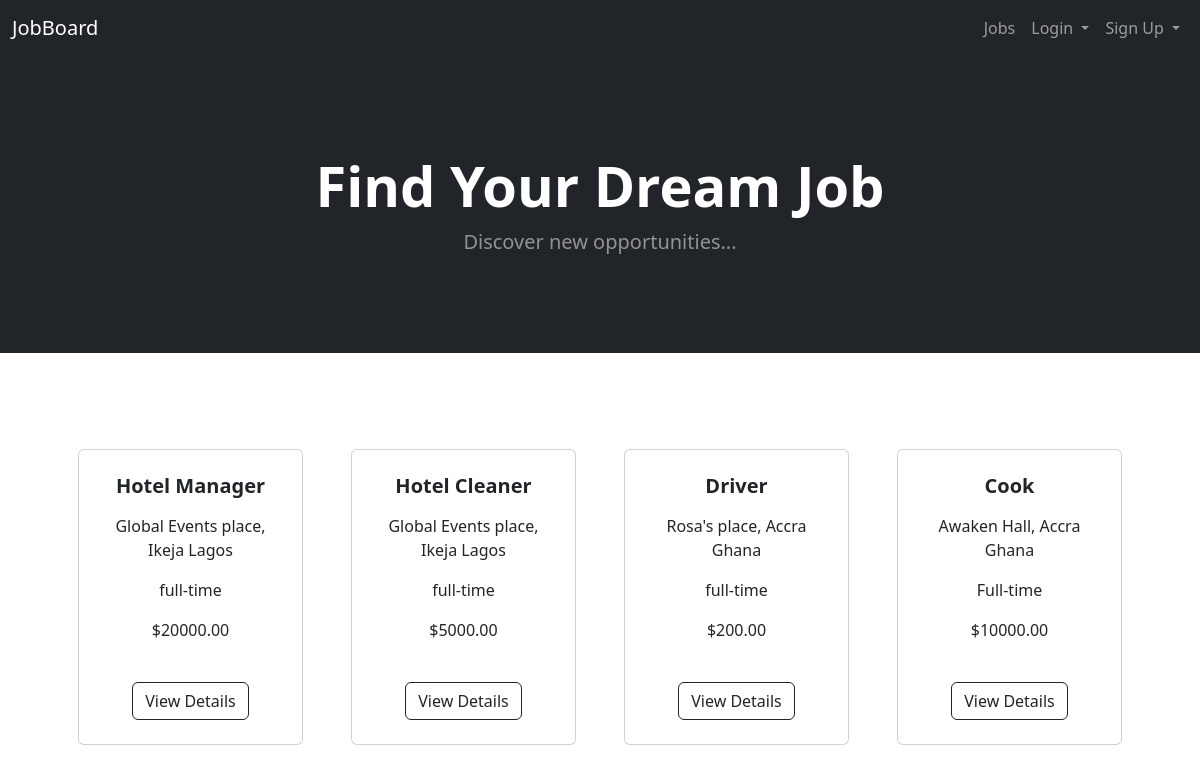
The page / on the database its author committed.
### jobs/models.py (models this page shows, shortened)
class Job(models.Model):
    employer = models.ForeignKey(EmployerProfile, on_delete=models.CASCADE, related_name='jobs')
    title = models.CharField(max_length=255)
    description = models.TextField(default = '')
    location = models.CharField(max_length=255)
    salary = models.DecimalField(max_digits=10, decimal_places=2)
    created_at = models.DateTimeField(auto_now_add=True)
    job_type = models.CharField(max_length=20, default='full-time')
    requirements = models.TextField(max_length=255, default='')

### jobs/views.py (the view)
# urls.py: path('', views.job_list, name='job_list'),
def job_list(request):
    jobs = Job.objects.all()
    return render(request, 'job_list.html', {'jobs': jobs})

### jobs/templates/job_list.html (shortened to what this page needs)
<!DOCTYPE html>
<html lang="en">
<head>
    {% load static %}
    <link rel="stylesheet" href="{% static 'css/styles.css' %}">
    <link href="https://cdn.jsdelivr.net/npm/bootstrap@5.3.0/dist/css/bootstrap.min.css" rel="stylesheet">
    <link rel="stylesheet" href="https://cdnjs.cloudflare.com/ajax/libs/font-awesome/5.15.3/css/all.min.css">
</head>
<body>
    <nav class="navbar navbar-expand-lg navbar-dark bg-dark">
        <div class="container-fluid">
            <a class="navbar-brand" href="#">JobBoard</a>
            <div class="collapse navbar-collapse" id="navbarNav">
                <ul class="navbar-nav ms-auto">
                    <li class="nav-item">
                        <a class="nav-link" href="{% url 'job_list' %}">Jobs</a>
                    </li>
                    {% if user.is_authenticated %}
                        {% if user.is_employer %}
                            <li class="nav-item">
                                <a class="nav-link" href="{% url 'job_create' %}">Add Job</a>
                            </li>
                        {% elif user.is_candidate %}
                            <li class="nav-item">
                                <a class="nav-link" href="{%url 'application_tracking'%}">Track Applications</a>
                            </li>
                        {% endif %}
                        <li class="nav-item">
                            <a class="nav-link" href="{% url 'accounts:logout' %}">Logout</a>
                        </li>
                        <li class="nav-item">
                            <a class="nav-link" href="{% url 'accounts:profile' %}">
                                <i class="fas fa-user-circle"></i> Profile
                            </a>
                        </li>
                    {% else %}
                    <li class="nav-item dropdown">
                        <a class="nav-link dropdown-toggle" href="#" id="loginDropdown" role="button" data-bs-toggle="dropdown" aria-expanded="false">
                            Login
                        </a>
                    </li>
                    <li class="nav-item dropdown">
                        <a class="nav-link dropdown-toggle" href="#" id="signupDropdown" role="button" data-bs-toggle="dropdown" aria-expanded="false">
                            Sign Up
                        </a>
                    </li>
                    {% endif %}
                </ul>
            </div>
        </div>
    </nav>
    <header class="bg-dark py-5">
        <div class="container px-4 px-lg-5 my-5">
            <div class="text-center text-white">
                <h1 class="display-4 fw-bolder">Find Your Dream Job</h1>
                <p class="lead fw-normal text-white-50 mb-0">Discover new opportunities...</p>
            </div>
        </div>
    </header>
    <section class="py-5">
        <div class="container px-4 px-lg-5 mt-5">
            <div class="row gx-4 gx-lg-5 row-cols-2 row-cols-md-3 row-cols-xl-4 justify-content-center">
                {% for job in jobs %}
                <div class="col-lg-3 col-md-4 col-sm-6 mb-4">
                    <div class="card h-100">
                        <div class="card-body p-4">
                            <div class="text-center">
                                <h5 class="fw-bolder">{{ job.title }}</h5>
                                <p>{{ job.location }}</p>
                                <p>{{ job.job_type }}</p>
                                <p>${{ job.salary }}</p>
                            </div>
                        </div>
                        <div class="card-footer p-4 pt-0 border-top-0 bg-transparent">
                            <div class="text-center">
                                <a class="btn btn-outline-dark mt-auto" href="{% url 'job_detail' job.id %}">View Details</a>
                            </div>
                        </div>
                    </div>
                </div>
                {% endfor %}
            </div>
        </div>
    </section>
</body>
</html>

### rows shown on the page
Job: title "Hotel Manager", location "Global Events place, Ikeja Lagos", job_type "full-time", salary "20000.00"
Job: title "Hotel Cleaner", location "Global Events place, Ikeja Lagos", job_type "full-time", salary "5000.00"
Job: title "Driver", location "Rosa's place, Accra Ghana", job_type "full-time", salary "200.00"
Job: title "Cook", location "Awaken Hall, Accra Ghana", job_type "Full-time", salary "10000.00"
